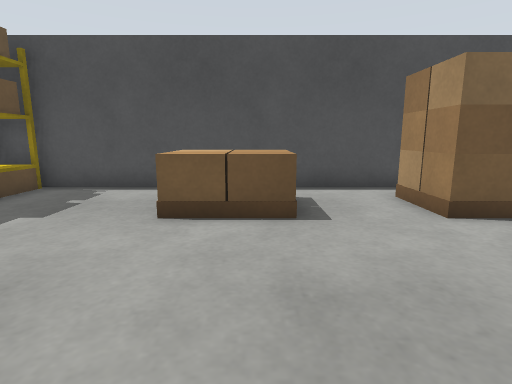
View 1 (above)

23 first-person views from a walk through a world built for the Gazebo simulator. The camera is 0.68 m above the floor, tilts 10° down and sees 80° across. The floor is counted in squares, 0.5 m on a side. Each view is taken from the middle of a square. On the plan, view 1 faces up. The plan holds only what a view shows up to about 14 squares ahead; the rest is blank. The place goes on beyond the plan.

View 2
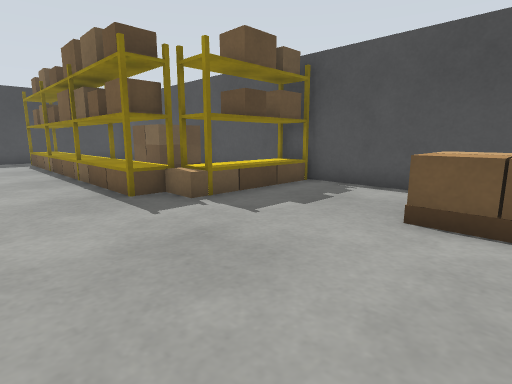

View 3
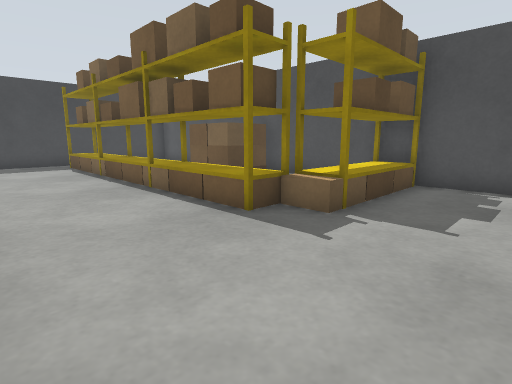

View 4
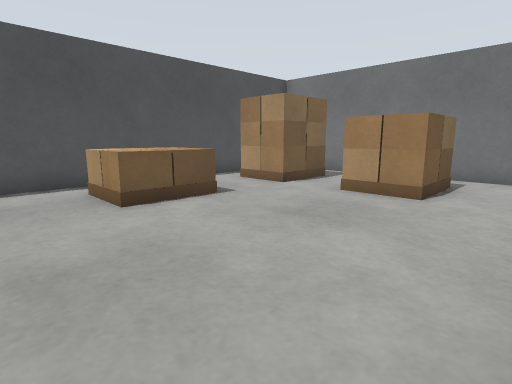

View 5
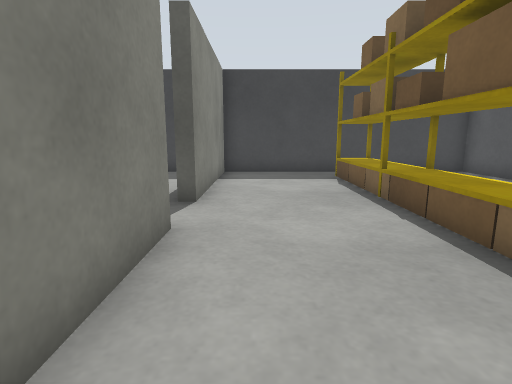

View 6
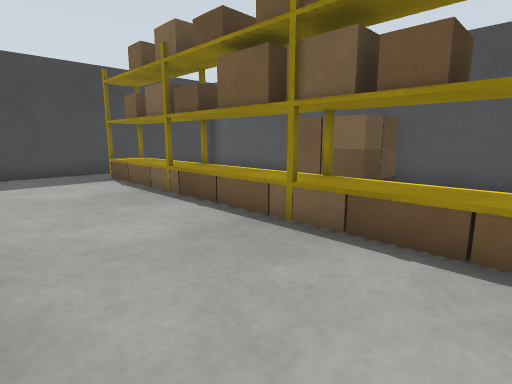

View 7
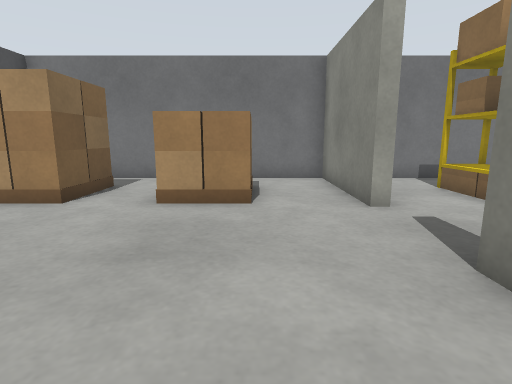

View 8
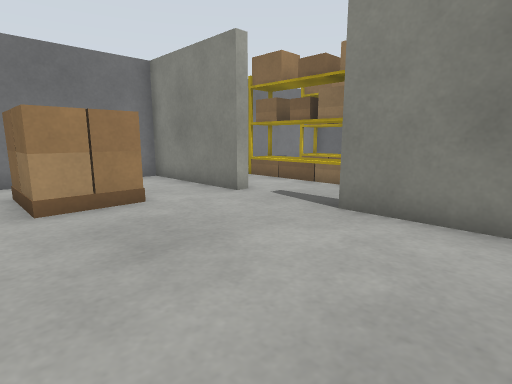

View 9
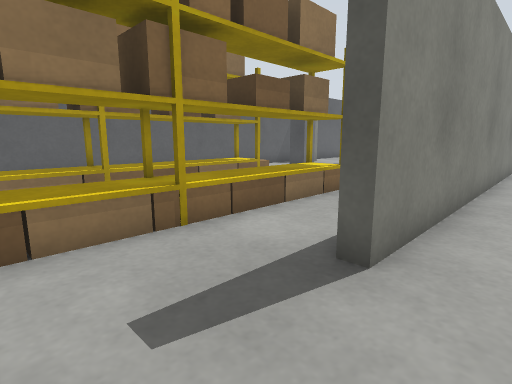

View 10
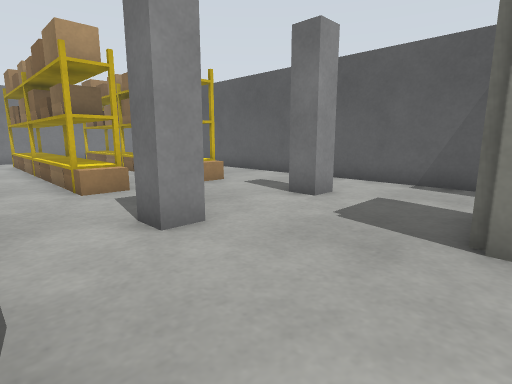

View 11
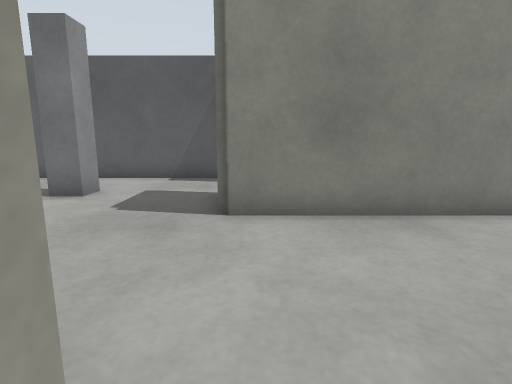

View 12
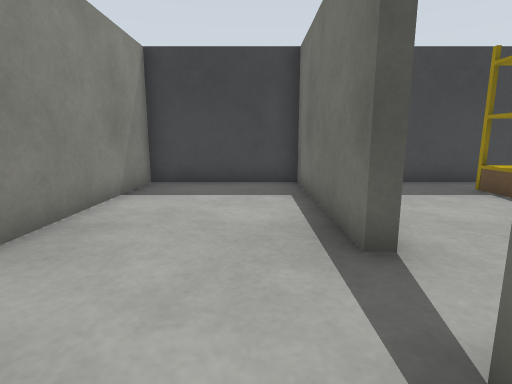

View 13
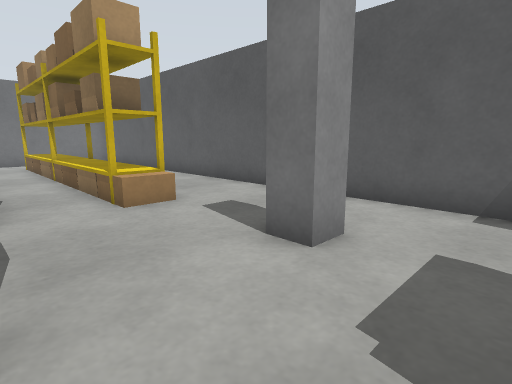

View 14
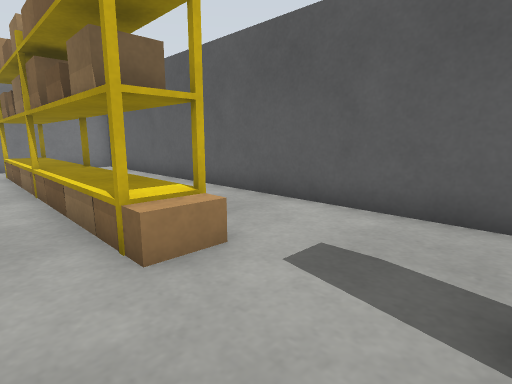

View 15
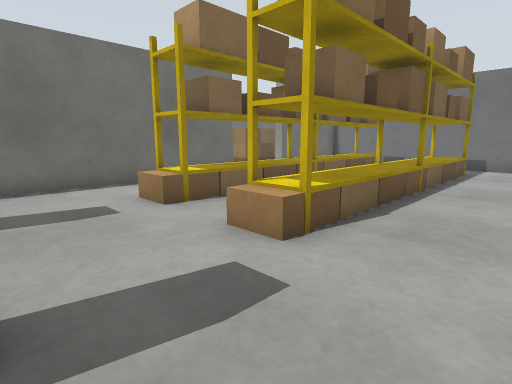

View 16
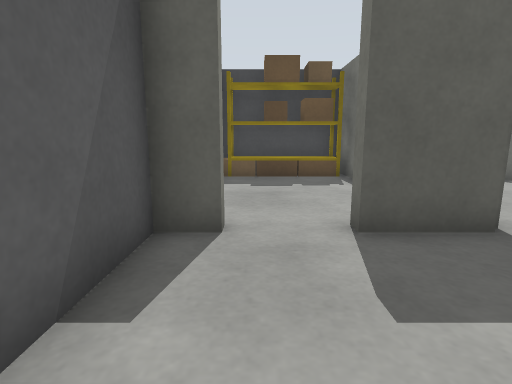

View 17
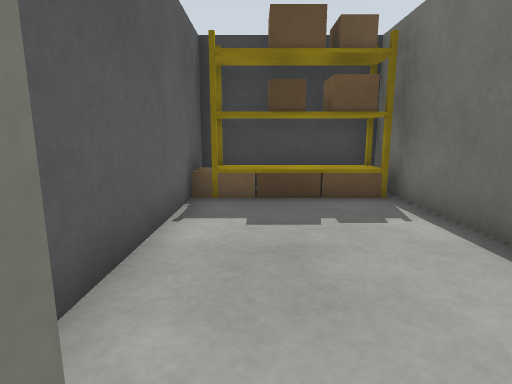

View 18
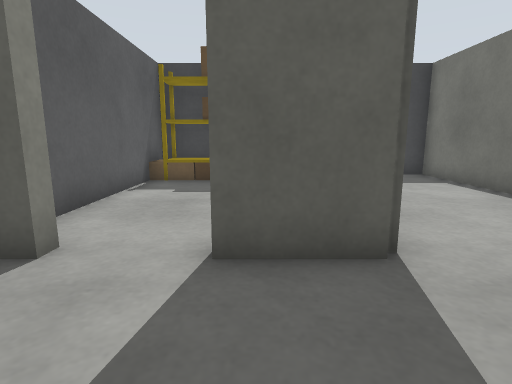

View 19
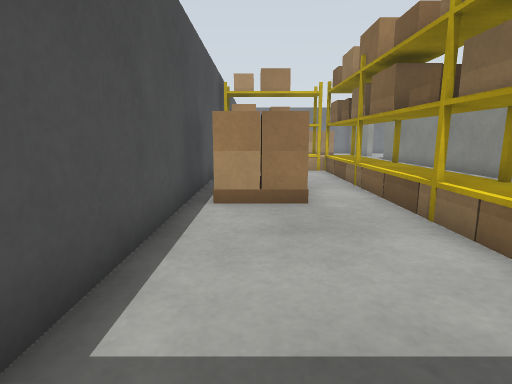

View 20
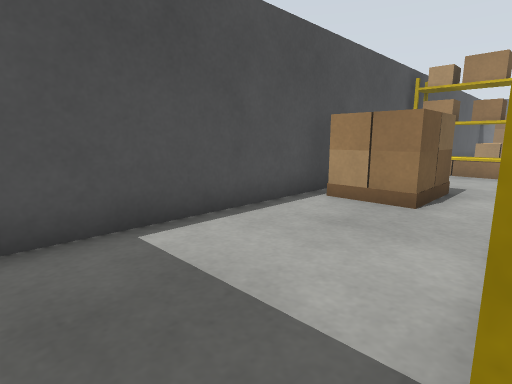

View 21
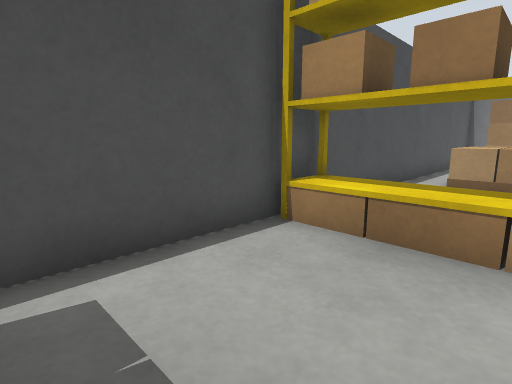

View 22
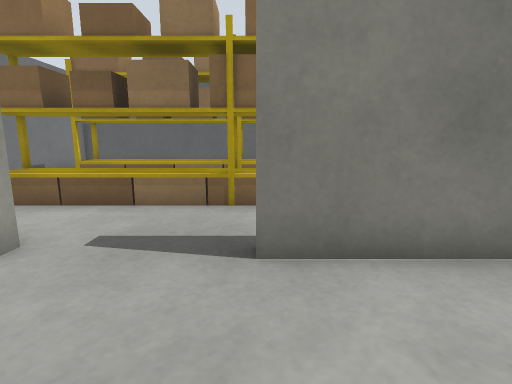

View 23
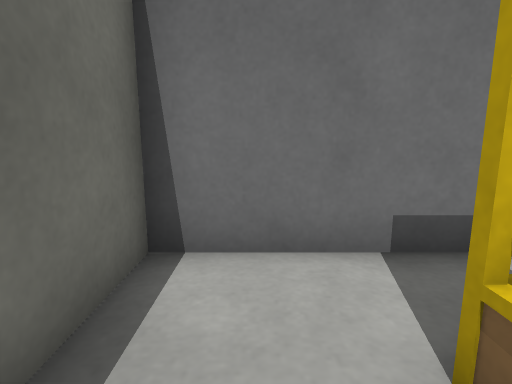

### Floor plan
Key: @ floor where view 1 was taken; # wall or solid block; . floor; R rack; P pallet; I pillar.
Columns run from 21 left of view 1 to 8 right of it. Each row starts with its distance up from view 1.
  9 ############################
  8 #.......PP....RR..........
  7 #.......PP....RR....PP...P   #
  6 #.......PP....RR....PP...P  .#
  5 #.............RR....PP...PP..#
  4 #.RRRRRRRRRRRRRR.............#
  3 #.RRRRRRRRRRRRR..........PP..#
  2 #........................P   #
  1 #........................PP..#
  0 #....................@.......#
 -1 #............................#
 -2 #######..#############...#####
 -3 #............................#
 -4 #............I..RRRRRRRRRRR..#
 -5 #...........II..RRRRRRRRRRR..#
 -6 #.........................  .#
 -7 #RR#######...................#
 -8 #RR......#...I..RRRRRRRRRRR..#
 -9 #RR.........II...............#
-10 #RR..........................#
-11 #RR......#................   #
-12 ##############################

Positions as (right, up) in squares from view 1, and headings:
1: (0, 0), facing up
2: (0, 0), facing up-left
3: (-3, -1), facing up-left
4: (-4, -1), facing up-right
5: (-8, 0), facing left
6: (-8, -1), facing up-left
7: (-3, 1), facing right
8: (-3, 4), facing down-right
9: (3, 0), facing down-left
10: (-13, -2), facing down-right
11: (-13, -1), facing down
12: (-11, -3), facing left
13: (-11, -5), facing down-right
14: (-8, -6), facing down-right
15: (-8, -11), facing up-right
16: (-8, -10), facing left
17: (-12, -10), facing left
18: (-9, -8), facing left
19: (-20, 7), facing right
20: (-20, 4), facing up-right
21: (-11, 5), facing up-right
22: (0, 2), facing down
23: (4, -3), facing right
